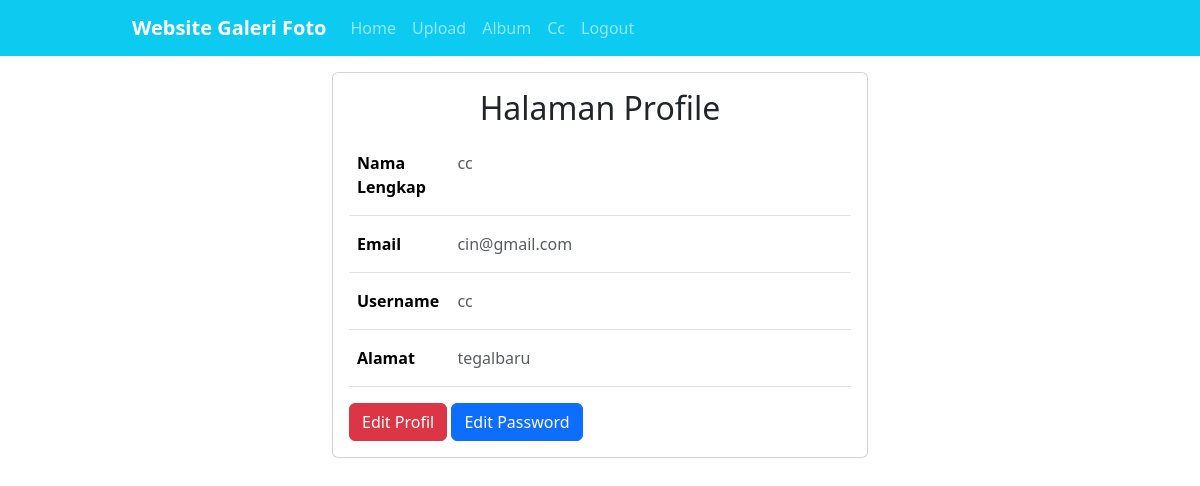
Page /?url=profile (signed in) on the committed database.
### tables this page shows
CREATE TABLE `user` (
  `userid` int(11) NOT NULL,
  `username` varchar(255) NOT NULL,
  `password` varchar(255) NOT NULL,
  `email` varchar(255) NOT NULL,
  `namalengkap` varchar(255) NOT NULL,
  `alamat` text NOT NULL
);

### page/profile.php (the view, shortened to what this page needs)
<div class="container">
    <div class="row justify-content-center">
        <div class="col-7">
            <div class="card mt-3">
                <div class="card-body">
                    <h2 class="row justify-content-center">Halaman Profile</h2>
                    <?php
                    $user = mysqli_fetch_array(mysqli_query($conn, "SELECT * FROM user WHERE userid='{$_SESSION['userid']}'"));
                    ?>
                    <?php echo @$alert; if (@$_GET['proses'] == 'editprofile') : ?>
                        <form action="?url=profile&&proses=editprofile" method="post">
                            <div class="input-group mb-3">
                                <label for="nama" class="input-group-text"><i class="fa-solid fa-circle-user fa-fw fa-lg"></i></label>
                                <input type="text" class="form-control" value="<?= $user['namalengkap'] ?>" id="nama" name="nama" required placeholder="Masukan Nama Lengkap">
                            </div>
                            <div class="input-group mb-3">
                                <label for="email" class="input-group-text"><i class="fa-solid fa-envelope fa-fw fa-lg"></i></label>
                                <input type="email" class="form-control" value="<?= $user['email'] ?>" id="email" name="email" required placeholder="Masukan Email Anda">
                            </div>
                            <div class="input-group mb-3">
                                <label for="username" class="input-group-text"><i class="fa-solid fa-at fa-fw fa-lg"></i></label>
                                <input type="text" class="form-control" value="<?= $user['username'] ?>" id="username" name="username" required placeholder="Masukan Username">
                            </div>
                            <div class="input-group mb-4">
                                <label for="alamat" class="input-group-text"><i class="fa-solid fa-address-book fa-fw fa-lg"></i></label>
                                <input type="text" class="form-control" id="alamat" value="<?= $user['alamat'] ?>" name="alamat" required placeholder="Masukan Alamat Lengkap">
                            </div>
                            <a href="?url=profile" class="btn btn-dark fw-semibold">Kembali</a>
                            <input type="submit" value="Simpan Perubahan" name="editprofile" class="btn btn-primary fw-semibold">
                        </form>
                    <?php else : ?>
                        <div class="table-responsive">
                            <table class="table table-white table-hover">
                                <tr>
                                    <th style="width: 20%;" class="py-3">Nama Lengkap</th>
                                    <td class="py-3 text-muted"><?= $user['namalengkap'] ?></td>
                                </tr>
                                <tr>
                                    <th style="width: 20%;" class="py-3">Email</th>
                                    <td class="py-3 text-muted"><?= $user['email'] ?></td>
                                </tr>
                                <tr>
                                    <th style="width: 20%;" class="py-3">Username</th>
                                    <td class="py-3 text-muted"><?= $user['username'] ?></td>
                                </tr>
                                <tr>
                                    <th style="width: 20%;" class="py-3">Alamat</th>
                                    <td class="py-3 text-muted"><?= $user['alamat'] ?></td>
                                </tr>
                            </table>
                        </div>
                        <a href="?url=profile&&proses=editprofile" class="btn btn-danger">Edit Profil</a>
                        <a href="?url=profile&&proses=editpassword" class="btn btn-primary">Edit Password</a>
                    <?php endif; ?>
                </div>
            </div>
        </div>
    </div>
</div>

### assets/css/style.css (style rules this page uses)
.container { width: 80%; margin: 0 auto; }
.container:after { content: ''; display: block; clear: both; }

### rows in the picture
user: namalengkap "cc", email "cin@gmail.com", username "cc", alamat "tegalbaru"

### other values in the picture
$_SESSION['username'] "Cc"
